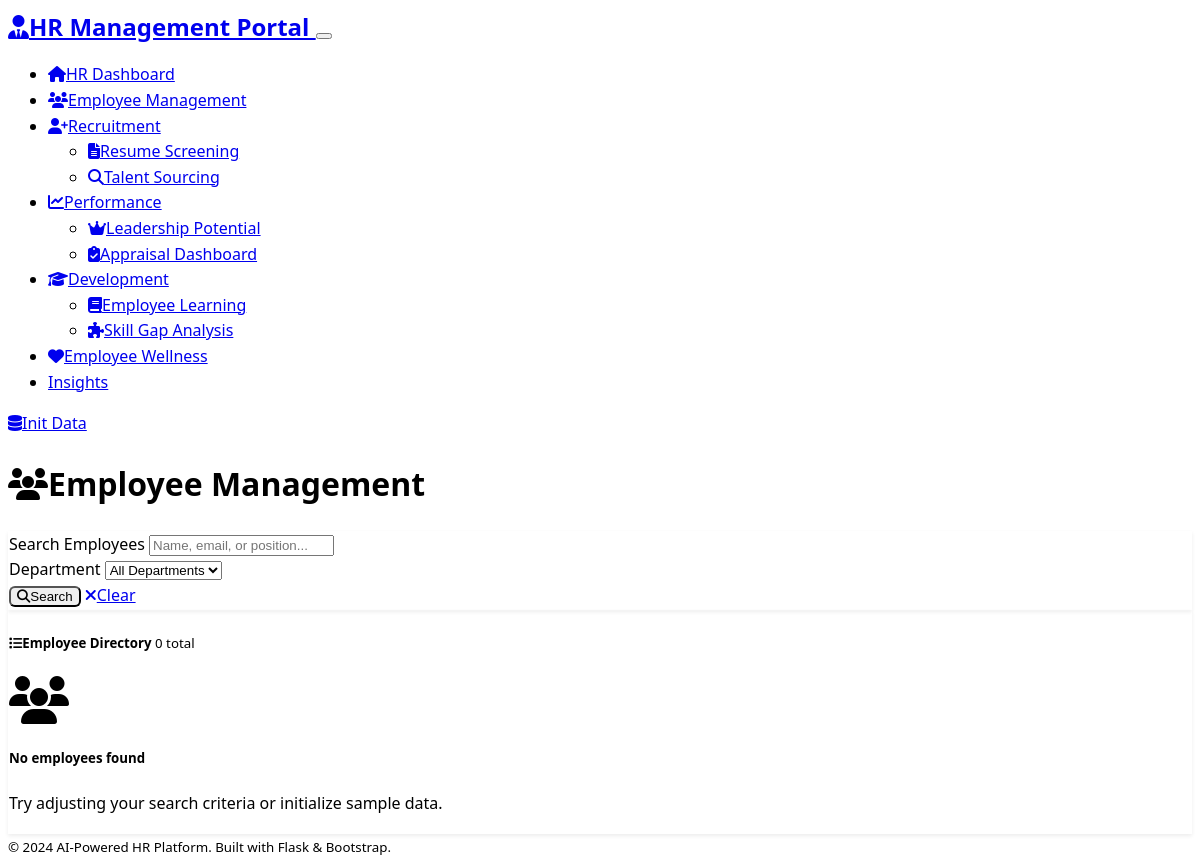
/employee-management, run on an earlier commit of the app's database.
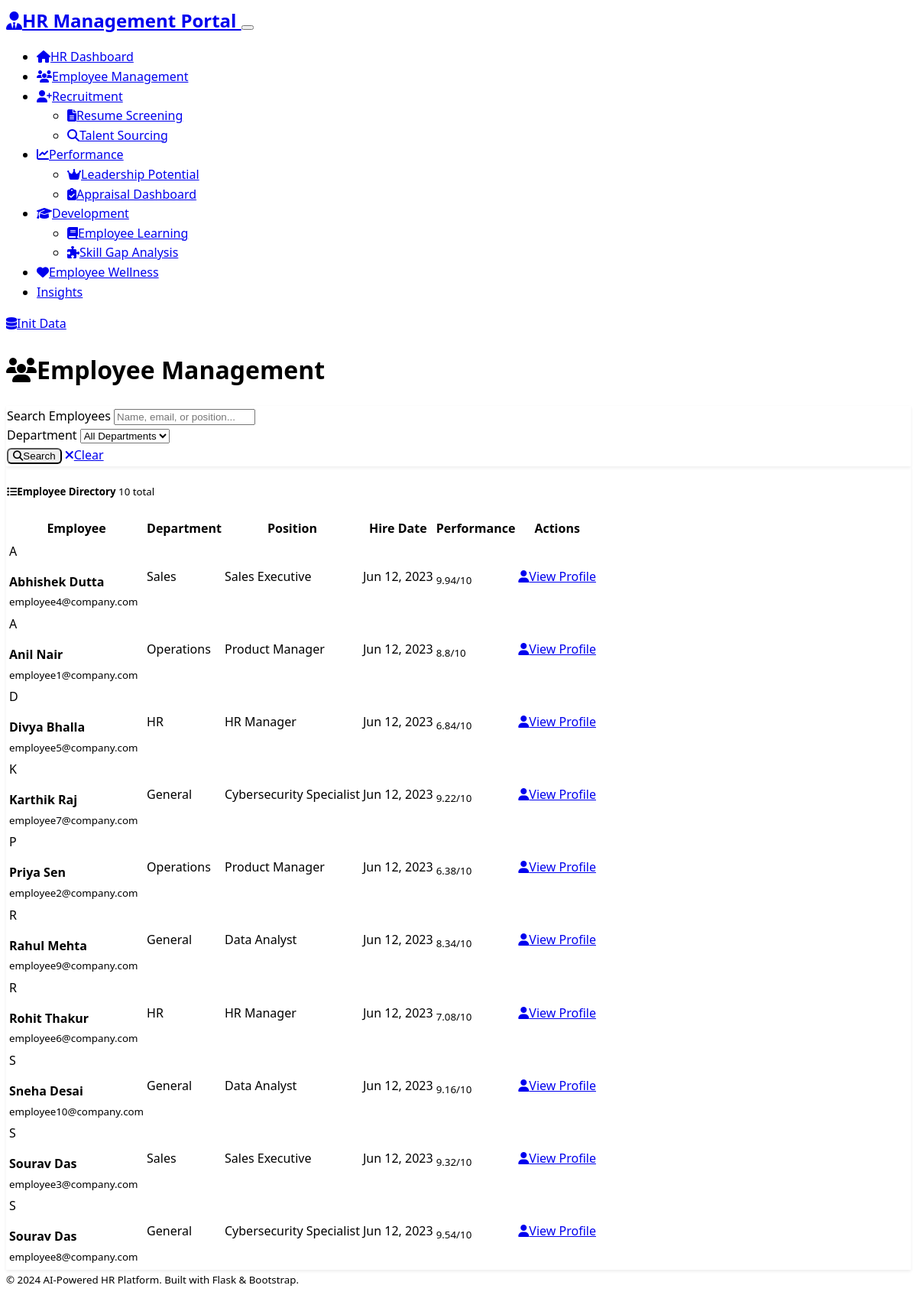
And on a later commit of the database.
### models.py (models this page shows)
class Employee(db.Model):
    id = db.Column(db.Integer, primary_key=True)
    name = db.Column(db.String(100), nullable=False)
    email = db.Column(db.String(120), unique=True, nullable=False)
    department = db.Column(db.String(50), nullable=False)
    position = db.Column(db.String(100), nullable=False)
    hire_date = db.Column(db.Date, nullable=False)
    performance_score = db.Column(db.Float, default=0.0)
    skills = db.Column(Text)  # JSON string of skills
    gender = db.Column(db.String(20))
    region = db.Column(db.String(50))
    age = db.Column(db.Integer)
    experience_years = db.Column(db.Integer)
    manager_rating = db.Column(db.Float)
    last_hike_date = db.Column(db.String(20))
    last_promotion_date = db.Column(db.String(20))
    skill_gaps = db.Column(db.String(500))
    created_at = db.Column(db.DateTime, default=datetime.utcnow)

### routes.py (the view, shortened to what this page needs)
@app.route('/employee-management')
def employee_management():
    page = request.args.get('page', 1, type=int)
    search = request.args.get('search', '')
    department = request.args.get('department', '')
    query = Employee.query
    if department:
        query = query.filter(Employee.department == department)
    employees = query.order_by(Employee.name).paginate(
        page=page, per_page=20, error_out=False
    )
    departments = db.session.query(Employee.department).distinct().all()
    departments = [dept[0] for dept in departments]
    return render_template('employee_management.html',
                         employees=employees,
                         departments=departments,
                         search=search,
                         selected_department=department)

### templates/employee_management.html (shortened to what this page needs)
{% extends "base.html" %}
{% block content %}
<div class="row">
    <div class="col-12">
        <div class="d-flex justify-content-between align-items-center mb-4">
            <h1 class="display-5">
                <i class="fas fa-users me-3"></i>Employee Management
            </h1>
        </div>
    </div>
</div>
<div class="row mb-4">
    <div class="col-12">
        <div class="card">
            <div class="card-body">
                <form method="GET" class="row g-3">
                    <div class="col-md-4">
                        <label for="search" class="form-label">Search Employees</label>
                        <input type="text" class="form-control" id="search" name="search"
                               value="{{ search }}" placeholder="Name, email, or position...">
                    </div>
                    <div class="col-md-3">
                        <label for="department" class="form-label">Department</label>
                        <select class="form-select" id="department" name="department">
                            <option value="">All Departments</option>
                        </select>
                    </div>
                    <div class="col-md-2 d-flex align-items-end">
                        <button type="submit" class="btn btn-primary me-2">
                            <i class="fas fa-search me-1"></i>Search
                        </button>
                        <a href="{{ url_for('employee_management') }}" class="btn btn-secondary">
                            <i class="fas fa-times me-1"></i>Clear
                        </a>
                    </div>
                </form>
            </div>
        </div>
    </div>
</div>
<div class="row">
    <div class="col-12">
        <div class="card">
            <div class="card-header d-flex justify-content-between align-items-center">
                <h5 class="mb-0">
                    <i class="fas fa-list me-2"></i>Employee Directory
                    <span class="badge bg-primary ms-2">{{ employees.total }} total</span>
                </h5>
            </div>
            <div class="card-body p-0">
                {% if employees.items %}
                <div class="table-responsive">
                    <table class="table table-hover mb-0">
                        <thead class="table-dark">
                            <tr>
                                <th>Employee</th>
                                <th>Department</th>
                                <th>Position</th>
                                <th>Hire Date</th>
                                <th>Performance</th>
                                <th>Actions</th>
                            </tr>
                        </thead>
                        <tbody>
                            {% for employee in employees.items %}
                            <tr>
                                <td>
                                    <div class="d-flex align-items-center">
                                        <div class="avatar bg-primary text-white rounded-circle me-3 d-flex align-items-center justify-content-center" style="width: 40px; height: 40px;">
                                            {{ employee.name[0].upper() }}
                                        </div>
                                        <div>
                                            <strong>{{ employee.name }}</strong><br>
                                            <small class="text-muted">{{ employee.email }}</small>
                                        </div>
                                    </div>
                                </td>
                                <td>
                                    <span class="badge bg-info">{{ employee.department }}</span>
                                </td>
                                <td>{{ employee.position }}</td>
                                <td>{{ employee.hire_date.strftime('%b %d, %Y') }}</td>
                                <td>
                                    <div class="d-flex align-items-center">
                                        <div class="progress me-2" style="width: 80px; height: 8px;">
                                        </div>
                                        <small class="text-muted">{{ employee.performance_score }}/10</small>
                                    </div>
                                </td>
                                <td>
                                    <a href="{{ url_for('employee_profile', employee_id=employee.id) }}"
                                       class="btn btn-sm btn-outline-primary">
                                        <i class="fas fa-user me-1"></i>View Profile
                                    </a>
                                </td>
                            </tr>
                            {% endfor %}
                        </tbody>
                    </table>
                </div>
                {% else %}
                <div class="text-center p-5">
                    <i class="fas fa-users fa-3x text-muted mb-3"></i>
                    <h5 class="text-muted">No employees found</h5>
                    <p class="text-muted">Try adjusting your search criteria or initialize sample data.</p>
                </div>
                {% endif %}
            </div>
        </div>
    </div>
</div>
{% endblock %}

### templates/base.html (shortened to what this page needs)
<!DOCTYPE html>
<html lang="en" data-bs-theme="dark">
<head>
    <link href="https://cdn.replit.com/agent/bootstrap-agent-dark-theme.min.css" rel="stylesheet">
    <link rel="stylesheet" href="https://cdnjs.cloudflare.com/ajax/libs/font-awesome/6.4.0/css/all.min.css">
    <link rel="stylesheet" href="{{ url_for('static', filename='css/custom.css') }}">
</head>
<body>
    <nav class="navbar navbar-expand-lg navbar-dark bg-dark">
        <div class="container">
            <a class="navbar-brand" href="{{ url_for('index') }}">
                <i class="fas fa-user-tie me-2"></i>HR Management Portal
            </a>
            <button class="navbar-toggler" type="button" data-bs-toggle="collapse" data-bs-target="#navbarNav">
            </button>
            <div class="collapse navbar-collapse" id="navbarNav">
                <ul class="navbar-nav me-auto">
                    <li class="nav-item">
                        <a class="nav-link" href="{{ url_for('index') }}">
                            <i class="fas fa-home me-1"></i>HR Dashboard
                        </a>
                    </li>
                    <li class="nav-item">
                        <a class="nav-link" href="{{ url_for('employee_management') }}">
                            <i class="fas fa-users me-1"></i>Employee Management
                        </a>
                    </li>
                    <li class="nav-item dropdown">
                        <a class="nav-link dropdown-toggle" href="#" id="recruitmentDropdown" role="button" data-bs-toggle="dropdown">
                            <i class="fas fa-user-plus me-1"></i>Recruitment
                        </a>
                        <ul class="dropdown-menu">
                            <li><a class="dropdown-item" href="{{ url_for('resume_screening') }}">
                                <i class="fas fa-file-alt me-2"></i>Resume Screening
                            </a></li>
                            <li><a class="dropdown-item" href="{{ url_for('talent_sourcing') }}">
                                <i class="fas fa-search me-2"></i>Talent Sourcing
                            </a></li>
                        </ul>
                    </li>
                    <li class="nav-item dropdown">
                        <a class="nav-link dropdown-toggle" href="#" id="performanceDropdown" role="button" data-bs-toggle="dropdown">
                            <i class="fas fa-chart-line me-1"></i>Performance
                        </a>
                        <ul class="dropdown-menu">
                            <li><a class="dropdown-item" href="{{ url_for('leadership_potential') }}">
                                <i class="fas fa-crown me-2"></i>Leadership Potential
                            </a></li>
                            <li><a class="dropdown-item" href="{{ url_for('appraisal_dashboard') }}">
                                <i class="fas fa-clipboard-check me-2"></i>Appraisal Dashboard
                            </a></li>
                        </ul>
                    </li>
                    <li class="nav-item dropdown">
                        <a class="nav-link dropdown-toggle" href="#" id="developmentDropdown" role="button" data-bs-toggle="dropdown">
                            <i class="fas fa-graduation-cap me-1"></i>Development
                        </a>
                        <ul class="dropdown-menu">
                            <li><a class="dropdown-item" href="{{ url_for('learning_module') }}">
                                <i class="fas fa-book me-2"></i>Employee Learning
                            </a></li>
                            <li><a class="dropdown-item" href="{{ url_for('skill_gap_analysis') }}">
                                <i class="fas fa-puzzle-piece me-2"></i>Skill Gap Analysis
                            </a></li>
                        </ul>
                    </li>
                    <li class="nav-item">
                        <a class="nav-link" href="{{ url_for('wellness_tracker') }}">
                            <i class="fas fa-heart me-1"></i>Employee Wellness
                        </a>
                    </li>
                    <li class="nav-item">
                        <a class="nav-link" href="{{ url_for('hr_insights') }}">
                            Insights
                        </a>
                    </li>
                </ul>
                <div class="navbar-nav">
                    <a class="nav-link" href="{{ url_for('initialize_data') }}">
                        <i class="fas fa-database me-1"></i>Init Data
                    </a>
                </div>
            </div>
        </div>
    </nav>
    <main class="container mt-4">
        {% block content %}{% endblock %}
    </main>
    <footer class="bg-dark text-center py-3 mt-5">
        <div class="container">
            <small class="text-muted">
                &copy; 2024 AI-Powered HR Platform. Built with Flask & Bootstrap.
            </small>
        </div>
    </footer>
</body>
</html>

### static/css/custom.css (style rules this page uses)
:root { --hr-primary: #007bff; --hr-success: #28a745; --hr-warning: #ffc107; --hr-danger: #dc3545; --hr-info: #17a2b8; --hr-light: #f8f9fa; --hr-dark: #343a40; }
body { font-family: 'Segoe UI', Tahoma, Geneva, Verdana, sans-serif; line-height: 1.6; }
.card { box-shadow: 0 0.125rem 0.25rem rgba(0, 0, 0, 0.075); border: 1px solid rgba(0, 0, 0, 0.125); transition: box-shadow 0.15s ease-in-out; }
.progress { background-color: rgba(0, 0, 0, 0.1); }
.badge { font-weight: 500; }
.navbar-brand { font-weight: 600; font-size: 1.5rem; }
.nav-link { transition: color 0.15s ease-in-out; }
.btn { font-weight: 500; border-radius: 0.375rem; transition: all 0.15s ease-in-out; }
[data-bs-theme="dark"] .card { background-color: var(--bs-dark); border-color: rgba(255, 255, 255, 0.175); }
[data-bs-theme="dark"] .progress { background-color: rgba(255, 255, 255, 0.1); }
footer { margin-top: auto; }

What changed in the data, as far as the page shows it:
added Employee: name "A", name "Abhishek Dutta", email "employee4@company.com", department "Sales", position "Sales Executive", hire_date "Jun 12, 2023", performance_score "9.94"
added Employee: name "A", name "Anil Nair", email "employee1@company.com", department "Operations", position "Product Manager", hire_date "Jun 12, 2023", performance_score "8.8"
added Employee: name "D", name "Divya Bhalla", email "employee5@company.com", department "HR", position "HR Manager", hire_date "Jun 12, 2023", performance_score "6.84"
added Employee: name "K", name "Karthik Raj", email "employee7@company.com", department "General", position "Cybersecurity Specialist", hire_date "Jun 12, 2023", performance_score "9.22"
added Employee: name "P", name "Priya Sen", email "employee2@company.com", department "Operations", position "Product Manager", hire_date "Jun 12, 2023", performance_score "6.38"
added Employee: name "R", name "Rahul Mehta", email "employee9@company.com", department "General", position "Data Analyst", hire_date "Jun 12, 2023", performance_score "8.34"
added Employee: name "R", name "Rohit Thakur", email "employee6@company.com", department "HR", position "HR Manager", hire_date "Jun 12, 2023", performance_score "7.08"
added Employee: name "S", name "Sneha Desai", email "employee10@company.com", department "General", position "Data Analyst", hire_date "Jun 12, 2023", performance_score "9.16"
added Employee: name "S", name "Sourav Das", email "employee3@company.com", department "Sales", position "Sales Executive", hire_date "Jun 12, 2023", performance_score "9.32"
added Employee: name "S", name "Sourav Das", email "employee8@company.com", department "General", position "Cybersecurity Specialist", hire_date "Jun 12, 2023", performance_score "9.54"
Also different on the page:
{{ employees.total }}: "0" → "10"
text no longer shown: "No employees found Try adjusting your search criteria or initialize sample data."
text now shown: "Employee Department Position Hire Date Performance Actions"
